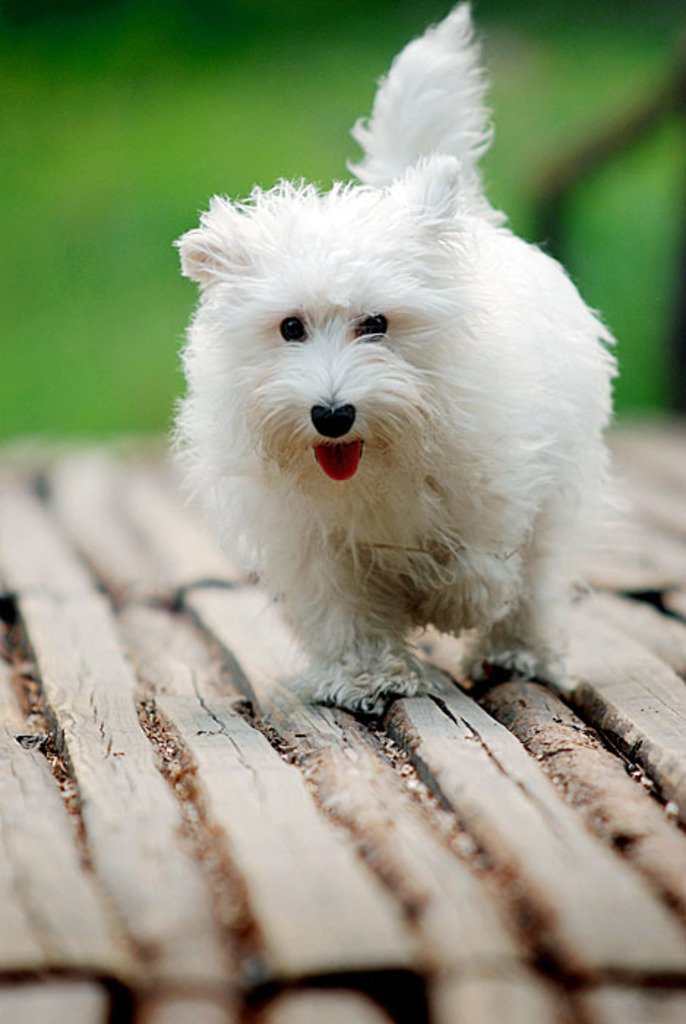
#> input picture images/00064d23bf997652.jpg, 686 x 1024 px, found by its file name; its folder holds 4 pictures in this run
$ python visualize_annotations.py
#> lines starting #> are read from the running program, lines starting #| are printed output that depends on the picture; after the words box and inside, x2 and y2 are one past the last pixel; in counts of white or black regions, pixels touching at a corner belong together
import pandas as pd
import os
import cv2
import xml.etree.ElementTree as ET

# Paths
image_folder = r"C:\Users\Admin\dog-image-annotation\images"
annotation_file = r"C:\Users\Admin\dog-image-annotation\images\dog_annotations_filtered.csv"
output_folder = r"C:\Users\Admin\dog-image-annotation\annotated_images"

# Create output folder if it doesn't exist
os.makedirs(output_folder, exist_ok=True)

# Load annotations
df = pd.read_csv(annotation_file)
#> (reads images/dog_annotations_filtered.csv from the repository)

# Loop through each image
for image_id in df["ImageID"].unique():
    image_path = os.path.join(image_folder, f"{image_id}.jpg")
    if not os.path.exists(image_path):
        continue

    image = cv2.imread(image_path)
#> image is the input picture: shape (1024, 686, 3); mean B, G, R 124.8, 152.2, 144.5
    height, width = image.shape[:2]
#> height = 1024; width = 686

    # Filter annotations for this image
    boxes = df[df["ImageID"] == image_id]

    for _, row in boxes.iterrows():
        # Convert normalized coordinates to pixel values
        xmin = int(row["XMin"] * width)
        xmax = int(row["XMax"] * width)
        ymin = int(row["YMin"] * height)
        ymax = int(row["YMax"] * height)

        # Draw rectangle
        cv2.rectangle(image, (xmin, ymin), (xmax, ymax), (0, 255, 0), 2)
        cv2.putText(image, "Dog", (xmin, ymin - 10), cv2.FONT_HERSHEY_SIMPLEX, 0.6, (0, 255, 0), 2)
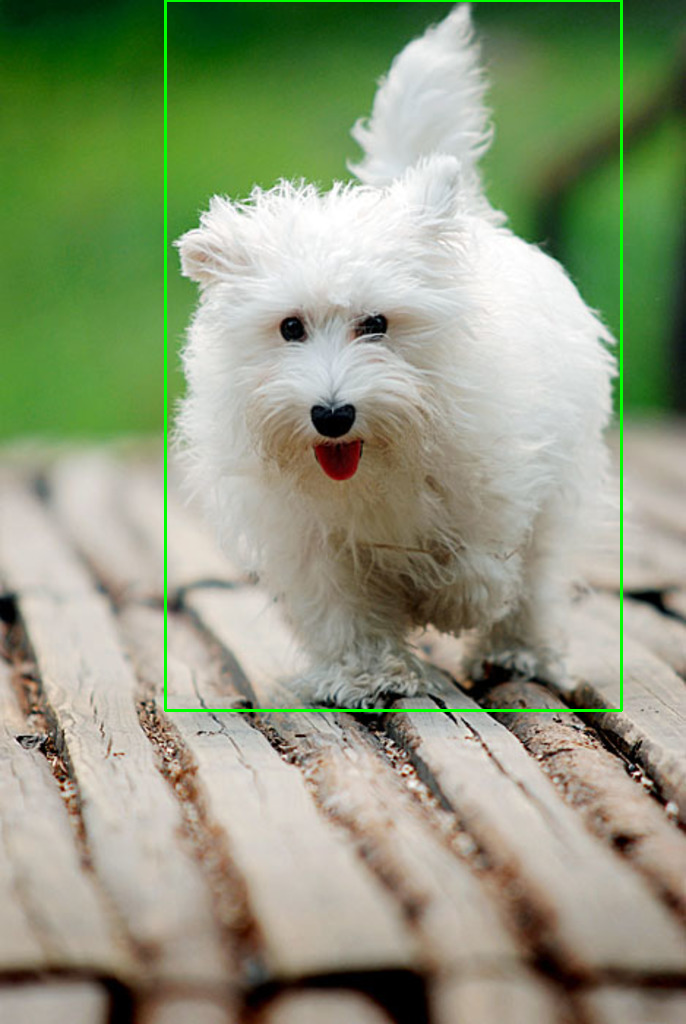
#> image: shape (1024, 686, 3); 0.93% of pixels changed, all inside (x1, y1, x2, y2) = (164, 0, 623, 712)

    # Save annotated image
    cv2.imwrite(os.path.join(output_folder, f"{image_id}_annotated.jpg"), image)
#> pass 2 of the loop `for image_id in df["ImageID"].unique():`:
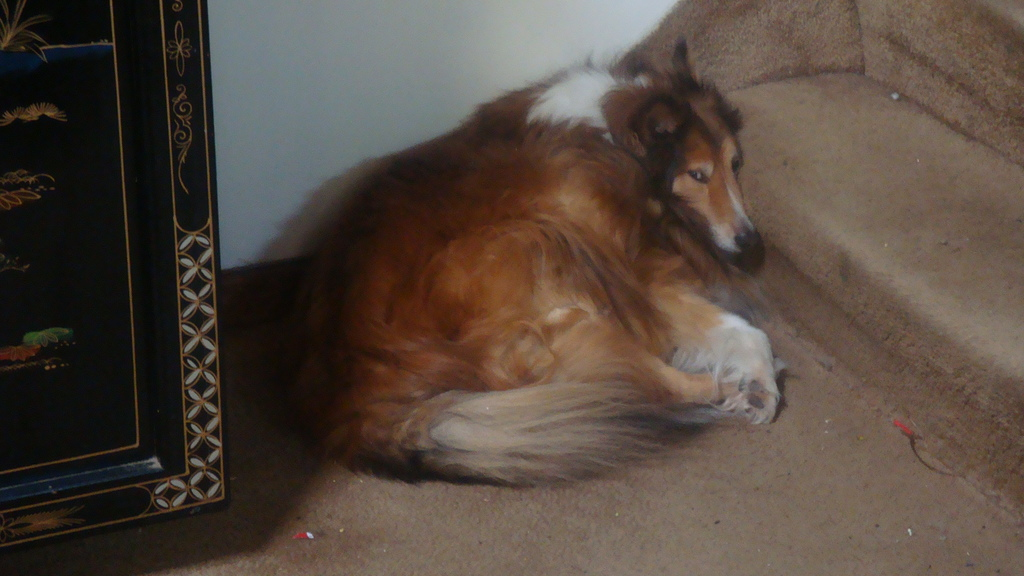
#> input picture images/0012d875044bfa35.jpg, 1024 x 576 px, found by its file name
#> image is the input picture: shape (576, 1024, 3); mean B, G, R 63.6, 72.6, 85.1
#> after the loop `for _, row in boxes.iterrows():`:
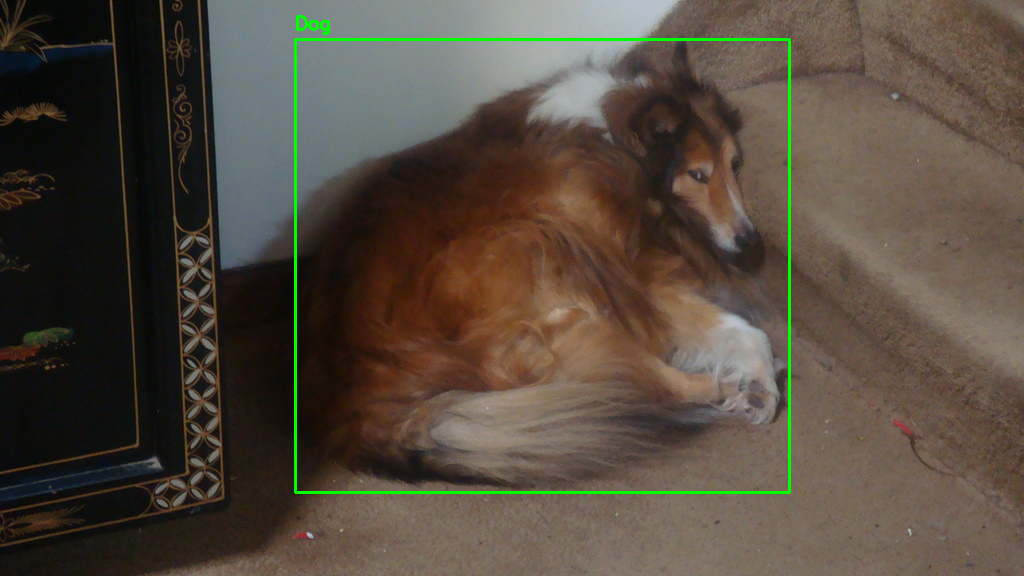
#> image: shape (576, 1024, 3); 1.01% of pixels changed, all inside (x1, y1, x2, y2) = (294, 15, 791, 494)
#> pass 3 of the loop `for image_id in df["ImageID"].unique():`:
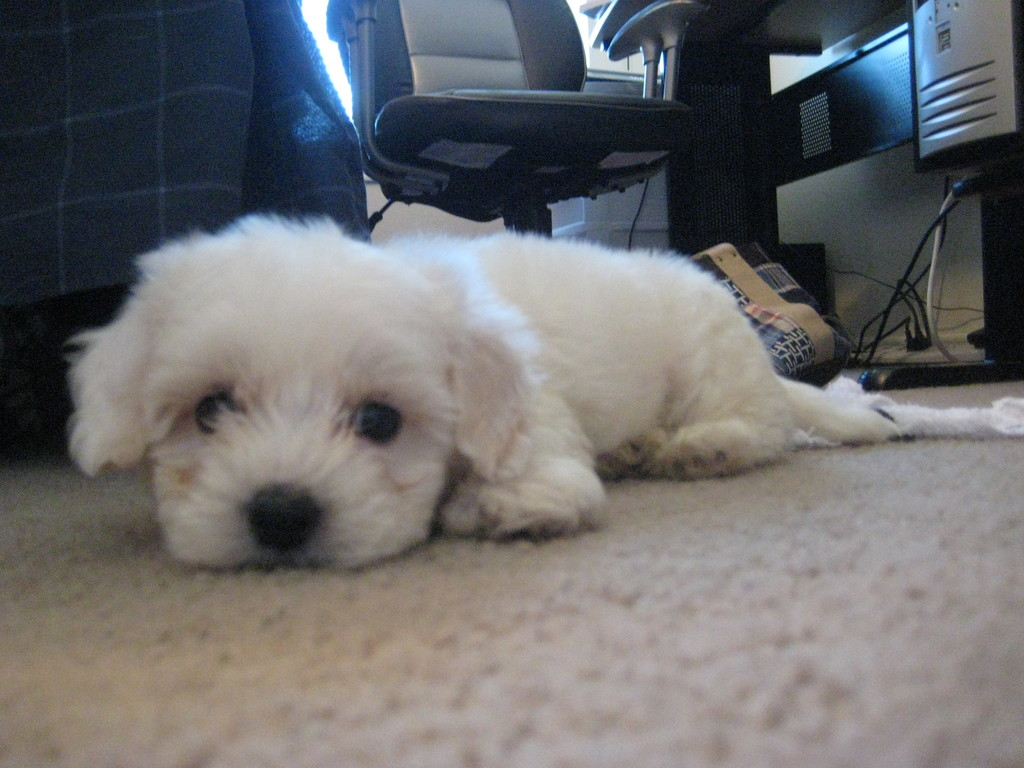
#> input picture images/0014169878a84bd5.jpg, 1024 x 768 px, found by its file name
#> image is the input picture: shape (768, 1024, 3); mean B, G, R 110.2, 109, 109.6
#> after the loop `for _, row in boxes.iterrows():`:
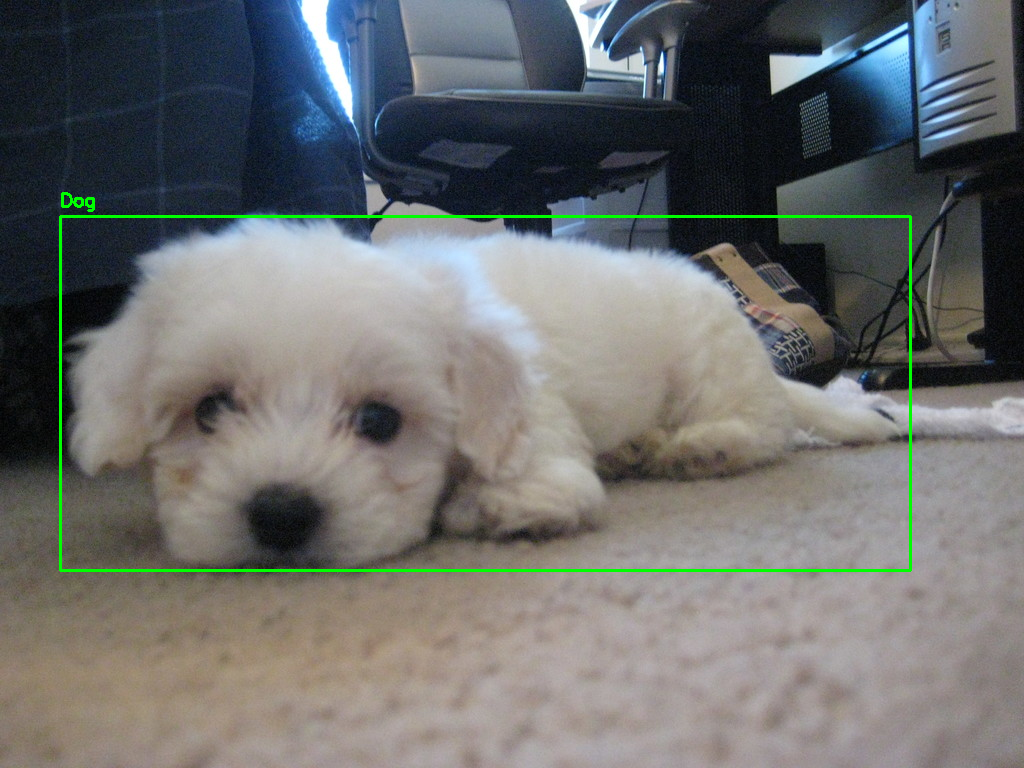
#> image: shape (768, 1024, 3); 0.96% of pixels changed, all inside (x1, y1, x2, y2) = (59, 192, 912, 572)
#> the loop made 10 passes; the first 3 are shown

print("✅ Bounding boxes visualized and saved to:", output_folder)
